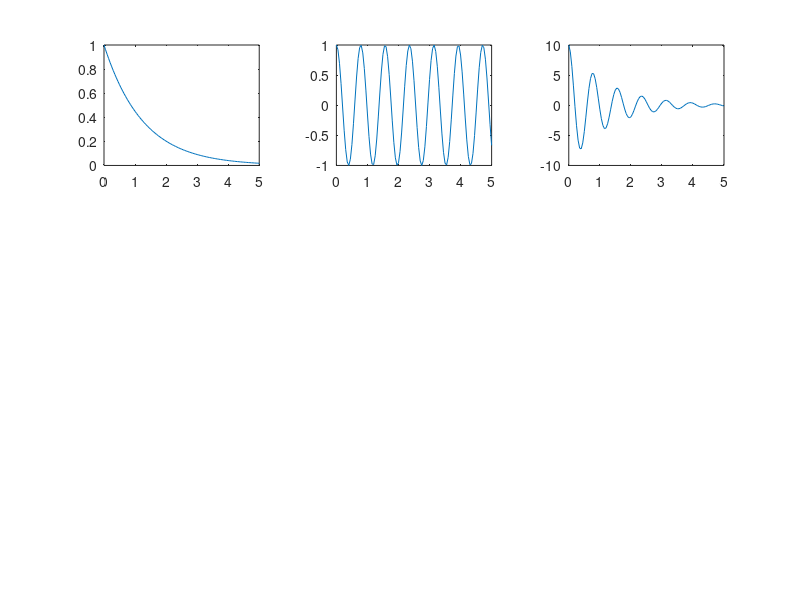

Reproduce this figure in MATLAB.
clc;
clear;
t = 0:0.05:5.0;
x = exp(-0.8 * t);
y = cos(8 * t);
z = 10 * x .* y;

subplot(3,3,1);
plot(t, x);

subplot(3,3,2);
plot(t,y);

subplot(3,3,3);
plot(t,z);